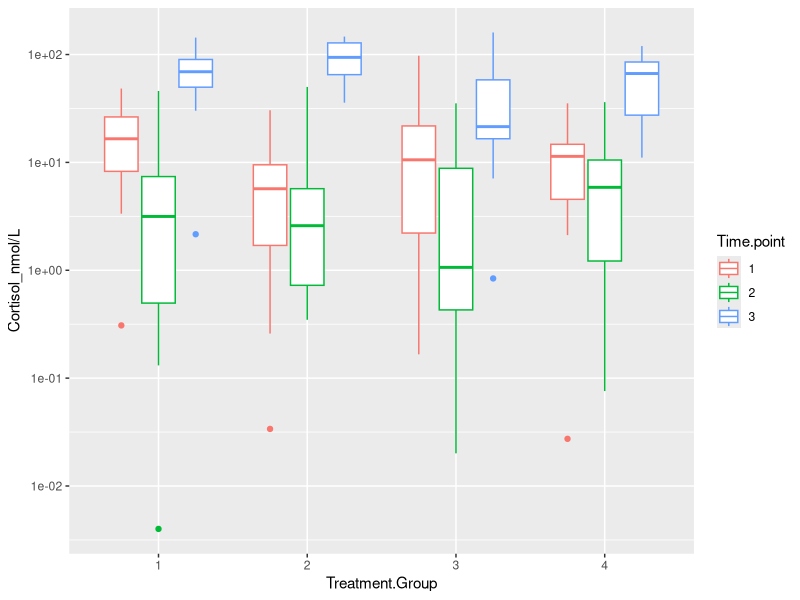
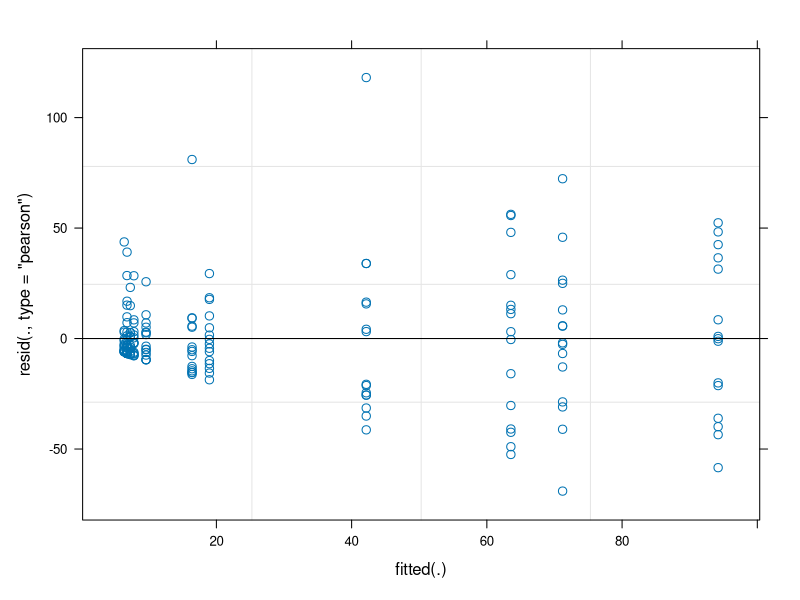

Here is the R script that generated these plots, in order:
library(tidyverse)
library(readxl)
library(lmerTest)
library(emmeans)

Cortisol <- read_xlsx("Data/Copy of 20180413_DataSchool_Glycogen.xlsx", sheet = "Cortisol")

#Cortisol wrangling

Cortisol <- Cortisol[1:5] #removing all columns that aren't needed
names(Cortisol) <- c("Treatment.Group", "ID", "1", "2", "3")
Cortisol <- Cortisol[-c(13),] #removing datapoint 15 as was replaced by 64
Cortisol <- mutate(Cortisol, Feed = ifelse(Treatment.Group <= 2, TRUE, FALSE)) %>%  #added feed column
  mutate(Stress = ifelse(Treatment.Group == 2|Treatment.Group == 4, TRUE, FALSE))

Cortisol_long <- Cortisol %>% 
  gather(key = "Time.point", value = "Cortisol_nmol/L", "1", "2", "3")
Cortisol_long$Treatment.Group <- factor(Cortisol_long$Treatment.Group)
Cortisol_long$ID <- factor(Cortisol_long$ID)
Cortisol_long$Time.point <- factor(Cortisol_long$Time.point)
Cortisol_long$Feed <- factor(Cortisol_long$Feed)
Cortisol_long$Stress <- factor(Cortisol_long$Stress)
Cortisol_long$Feed <- relevel(Cortisol_long$Feed, ref= 'TRUE')

#Cortisol initial look

ggplot(Cortisol_long, aes(x = Treatment.Group, y = `Cortisol_nmol/L`, colour = Time.point))+
  geom_boxplot() +
  scale_y_log10()

##highest cortisol after kill(time.point3), drop in cortisol after stress
##looks like no influence for treatment group (maybe combine)

########### modelling ##############

lm1 <- lm(`Cortisol_nmol/L` ~ Treatment.Group, data = Cortisol_long)
anova(lm1)
summary(lm1)
#no difference between treatments when timepoint not considered 

lm2 <- lm(`Cortisol_nmol/L` ~Treatment.Group*Time.point, data = Cortisol_long)
anova(lm2)
summary(lm2)

lm3 <- lm(`Cortisol_nmol/L` ~Treatment.Group+Time.point, data = Cortisol_long)
anova(lm3)
summary(lm3)

lmer1 <- lmer(`Cortisol_nmol/L` ~ Treatment.Group*Time.point + (1|Feed) + (1|Stress), data = Cortisol_long)
anova(lmer1)
summary(lmer1)

emmeans(lm2, ~Treatment.Group)
plot(lmer1, which=1)
